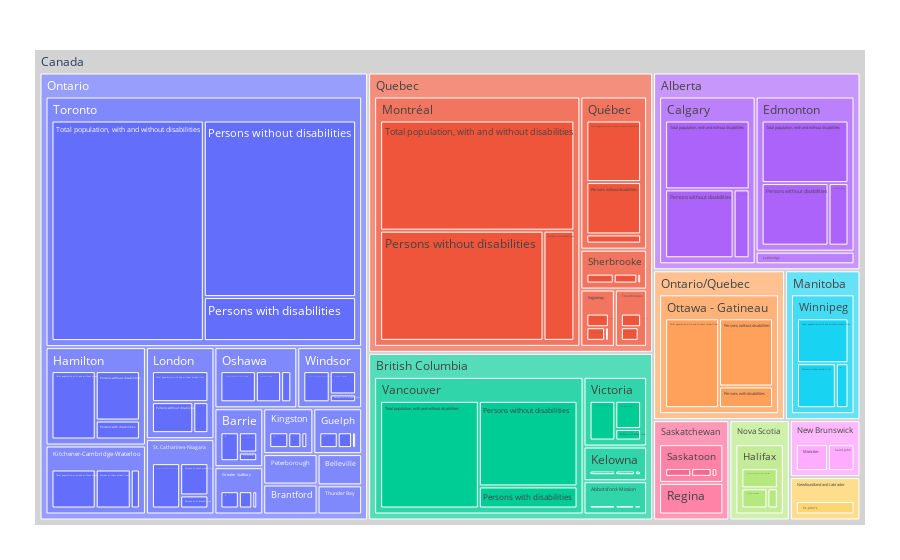

Notebook code for this chart:
### Markdown cell above
We can also look at all provinces and cities on a larger scale by visualizing our data in a treemap. A treemap is particularly useful in this scenario as we have display hierarchial data in a tree-like structure. As a result, we can visualize the origins of the provinces certain cities come from. 

Note: Data with smaller numbers can be harder to visualize, as a result, information regarding the city can be emphasized by hovering and clicking over the particular city.

### Code cell
provinces = px.treemap(by_pop, path=[px.Constant("Canada"), 'Province', 'City', 'Disability'], values='Number')
provinces.update_traces(root_color="lightgrey")
provinces.update_layout(margin = dict(t=50, l=35, r=35, b=35))
provinces.show()

### Figure 1 — Plotly figure (JSON) as saved in the notebook; plotly's stock layout.template omitted (floating-point values rounded to 4 significant figures; data arrays with more than 128 entries replaced by an {"elided": "..."} marker saying what was removed)
{"data": [{"branchvalues": "total", "domain": {"x": [0, 1], "y": [0, 1]}, "hovertemplate": "labels=%{label}<br>Number=%{value}<br>parent=%{parent}<br>id=%{id}<extra></extra>", "ids": {"elided": "151 str values"}, "labels": {"elided": "151 str values"}, "name": "", "parents": {"elided": "151 str values"}, "root": {"color": "lightgrey"}, "type": "treemap", "values": {"elided": "151 int values"}}], "layout": {"legend": {"tracegroupgap": 0}, "margin": {"b": 35, "l": 35, "r": 35, "t": 50}}}
